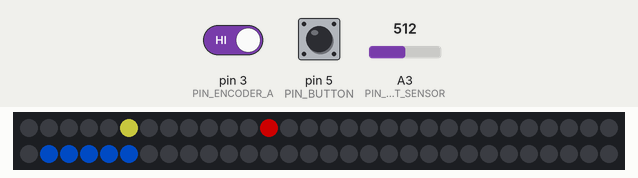
The sketch below on a simulated Arduino Uno, built with avr-gcc and run on an emulated ATmega328P. Shown: 60 RGB LEDs in strip order, left to right, continuing on the next row. Wiring (inferred from the names in the program): DS1307 clock at I2C address 0x68. The inputs (shaded band) are chosen by the test bench; at power-on: pin 5 (PIN_BUTTON) HIGH, A3 (PIN_LIGHT_SENSOR) = 512, pin 3 (PIN_ENCODER_A) HIGH. Dim RGB values are drawn brighter than linear; the local clock reads 2024-03-15 10:24:30 at power-on unless the sketch sets it; what the sketch prints to the serial monitor is not drawn.

Above: at 1.2 s.
1.3 s: pin 5 (PIN_BUTTON) pulled LOW for 1 s
At 2.42 s:
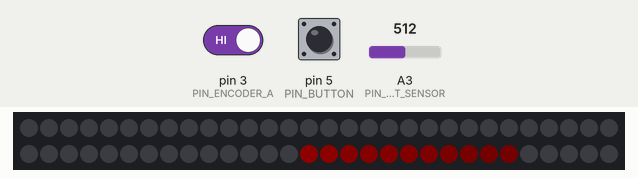
2.9 s: A3 (PIN_LIGHT_SENSOR) set to 716
4.8 s: pin 5 (PIN_BUTTON) pulled LOW for 0.15 s
At 5.33 s:
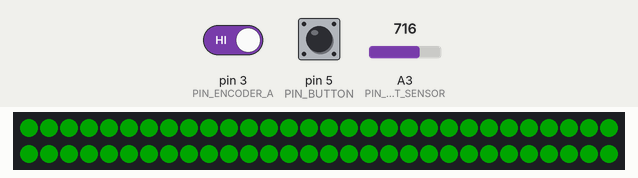
5.5 s: A3 (PIN_LIGHT_SENSOR) set to 900
7.0 s: pin 5 (PIN_BUTTON) pulled LOW for 0.15 s
At 7.49 s:
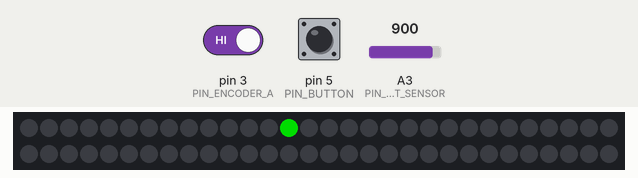
7.7 s: A3 (PIN_LIGHT_SENSOR) set to 1023
At 16.8 s:
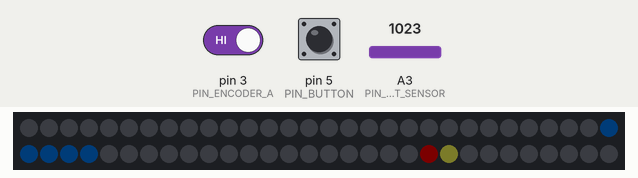

Measured:
- after the input at 4.8 s, the LEDs: first change at once (image 2 shows a later state)
- after the input at 7.0 s, the LEDs: change after 0.34 s (image 3)

The sketch:

makerClock_zum_Anpassen.ino
```cpp
#include <Wire.h>                 // "Wire" Library für die Kommunikation zum Real Time Clock Chip
#include <Adafruit_NeoPixel.h>    // "Adafruit NeoPixel" Library für die LEDs
// https://github.com/adafruit/Adafruit_NeoPixel
#include "TimerOne.h"             // "TimerOne" Library für den Drehencoder
// https://playground.arduino.cc/Code/Timer1

#ifdef __AVR__
#include <avr/power.h>
#endif

#define PIN_LED 6  // LEDs sind am Pin D6 angeschlossen
#define NUM_PIXELS 60  // Anzahl LEDs = 60
#define LED_OFFSET 41  // Anpassung der 12 Uhr Ausrichtung

// Encoder Pins
#define PIN_ENCODER_A 3         // Interrupt Pin
#define PIN_ENCODER_B 4
#define PIN_BUTTON 5
#define PIN_LIGHT_SENSOR 3

// Real Time Clock (RTC) DS1307
#define DS1307_I2C_ADDRESS 0b1101000

// Button States
#define IS_PRESSED LOW
#define IS_RELEASED HIGH

// Color definitions
#define RED pixels.Color(225,0,0)
#define GREEN pixels.Color(0,255,0)
#define BLUE pixels.Color(0,0,255)
#define PURPLE pixels.Color(255,5,255)
#define LIGHT_RED pixels.Color(150,0,0)
#define LIGHT_WHITE pixels.Color(205,205,65)
#define LIGHT_BLUE pixels.Color(0,58,238)
#define DARK_BLUE pixels.Color(0, 71, 186)
#define MEINE_FARBE 0x50AB00

// Hier können die Farben eingestellt werden
#define HCOLOR DARK_BLUE  // color for hours
#define MCOLOR LIGHT_WHITE   // color for minutes
#define SCOLOR RED    // color for seconds

//Die zwei LEDs auf der Frontseite:
#define LED1 A1
#define LED2 A2
//digitalWrite(LED1,1);

#define COUNTER_BUTTON_PRESSED 10
#define TIME_TO_SWITCH_TO_NEXT_STATE 5

volatile signed int ec_pos = 0;
volatile bool encoder_en = true;
int sekunden = 0;
int second_ds = 0;
signed int stonde = 0;
unsigned  int clock_state = 0;
unsigned int time_h = 0;
unsigned int time_m = 0;
unsigned int time_s = 0;

unsigned int counter = 0;

float brightnessFilter = 0;

Adafruit_NeoPixel pixels = Adafruit_NeoPixel(NUM_PIXELS, PIN_LED, NEO_GRB + NEO_KHZ800);

/*
   Setup
   -> the setup function runs once when you press reset or power the board
*/
void setup() {
  pinMode(PIN_ENCODER_A, INPUT_PULLUP);
  pinMode(PIN_ENCODER_B, INPUT_PULLUP);
  pinMode(PIN_BUTTON, INPUT_PULLUP);
  attachInterrupt(digitalPinToInterrupt(PIN_ENCODER_A), doEncoderA, CHANGE);

  Wire.begin();                             //i2c (serielle Schnittstelle) starten

  Timer1.initialize(50000);                 // initialize timer1 to 50ms
  Timer1.attachInterrupt(timer1callback);   // attaches callback() as a timer overflow interrupt

  pixels.begin();                           //LED Starten
  // rtcset(30,3);           //(fkt setzt stunden und Minuten des RTC--> integer)

  Serial.begin(9600);
  int brightness = analogRead(PIN_LIGHT_SENSOR);
  //  Serial.print("Brightness Test: ");
  //  Serial.print(brightness);
  //  Serial.print("\n");
  Serial.print("Started...\n");
}

/*
   Main Loop as endless loop
*/
void loop() {
  // Clear LEDs
  pixels.clear();

  // Check if button is pressed
  boolean button_state = checkButtonState();

  // Check for clock state transition based upon button state
  clock_state = recalculateClockState(clock_state, button_state);

  // Move the hour, minute and second hand if necessary
  setClock();

  // Wait for 50ms
  delay(50);
}

boolean checkButtonState() {
  return digitalRead(PIN_BUTTON);
}

int recalculateClockState(int old_state, boolean button) {
  int new_state = old_state;
  switch (old_state) {
    case 0:
      time_h = rtchours();
      time_m = rtcminutes();
      time_s = rtcseconds();

      if (button == IS_PRESSED) {
        // Switch to clock setting
        new_state = 1;
      }
      break;
    case 1:
      counter++;
      if ((button == IS_PRESSED) && (counter > COUNTER_BUTTON_PRESSED)) {
        // Show animation to the user
        animation(1);

        ec_pos = 60 + time_h;
        new_state = 2;
        counter = 0;
      } else if (button == IS_RELEASED) {
        new_state = 0;
        counter = 0;
      }
      break;
    case 2:
      time_m = ec_pos % 60;
      if ((button == IS_PRESSED) && (counter > TIME_TO_SWITCH_TO_NEXT_STATE)) {
        ec_pos = 120 + time_m;
        animation(2);
        new_state = 3;
        counter = 0;
      } else if (button == IS_RELEASED) {
        counter++;
      }
      break;
    case 3:
      time_h = ec_pos % 12;
      if ((button == IS_PRESSED) && (counter > TIME_TO_SWITCH_TO_NEXT_STATE)) {
        rtcset(time_m, time_h);
        animation(3);
        new_state = 0;
        counter = 0;
      } else if (button == IS_RELEASED) {
        counter++;
      }
      break;
    default:
      new_state = 0;
  }
  return new_state;
}

void setClock() {
  // set hour clockhand moving every 5 minutes
  pixels.setPixelColor(((time_h + NUM_PIXELS) * 5 + LED_OFFSET-2 + (time_m / 12)) % NUM_PIXELS, HCOLOR);
  pixels.setPixelColor(((time_h + NUM_PIXELS) * 5 + LED_OFFSET-1 + (time_m / 12)) % NUM_PIXELS, HCOLOR);
  pixels.setPixelColor(((time_h + NUM_PIXELS) * 5 + LED_OFFSET   + (time_m / 12)) % NUM_PIXELS, HCOLOR);
  pixels.setPixelColor(((time_h + NUM_PIXELS) * 5 + LED_OFFSET+1 + (time_m / 12)) % NUM_PIXELS, HCOLOR);
  pixels.setPixelColor(((time_h + NUM_PIXELS) * 5 + LED_OFFSET+2 + (time_m / 12)) % NUM_PIXELS, HCOLOR);
  // set minute clockhand
  pixels.setPixelColor((time_m + LED_OFFSET) % NUM_PIXELS, MCOLOR);
  // set second clockhand
  pixels.setPixelColor((time_s + LED_OFFSET) % NUM_PIXELS, SCOLOR);

  // check brightness
  brightnessFilter = (29 * brightnessFilter + getBright()) / 30; // Moving Average Filter
  pixels.setBrightness(brightnessFilter);

  pixels.show();
}

/*
   Encoder Interrupt Routine
*/
void doEncoderA() {
  // look for a low-to-high on channel A
  if (encoder_en) {
    encoder_en = false;
    if (digitalRead(PIN_ENCODER_A) == HIGH) {
      // check channel B to see which way encoder is turning
      if (digitalRead(PIN_ENCODER_B) == LOW) {
        ec_pos = ec_pos + 1;         // CW
      }
      else {
        ec_pos = ec_pos - 1;         // CCW

      }
    } else {
      // must be a high-to-low edge on channel A
      // check channel B to see which way encoder is turning
      if (digitalRead(PIN_ENCODER_B) == HIGH) {
        ec_pos = ec_pos + 1;          // CW
      } else {
        ec_pos = ec_pos - 1;          // CCW
      }
    }
    Timer1.start();
  }
}

/*
   Timer1 Interrupt Routine (Used for encoder debouncing)
*/

void timer1callback() {
  encoder_en = true;
  Timer1.stop();
}

/*
   Sekunden von RTC Abfragen
   Input: --
   Output: Integer Sekunden (0-59)
*/
unsigned int rtcseconds(void) {
  Wire.beginTransmission(DS1307_I2C_ADDRESS);      // Get the slave's attention, tell it we're sending a command byte
  Wire.write(0x00);                       //  The command byte, sets pointer to register with address of 0x32
  Wire.endTransmission();
  Wire.requestFrom(DS1307_I2C_ADDRESS, 1);         // Tell slave we need to read 1byte from the current register
  int sec = Wire.read();                      // read that byte into variable
  Wire.endTransmission();                 // "Hang up the line" so others can use it (can have multiple slaves & masters connected)
  return sec % 16 + (10 * (sec >> 4));    //BCD zu dezimal umrechen
}

/*
   Minuten von RTC Abfragen
   Input: --
   Output: Integer Minuten (0-59)
*/
unsigned int rtcminutes(void) {
  Wire.beginTransmission(DS1307_I2C_ADDRESS);      // Get the slave's attention, tell it we're sending a command byte
  Wire.write(0x01);                       //  The command byte, sets pointer to register with address of 0x32
  Wire.endTransmission();
  Wire.requestFrom(DS1307_I2C_ADDRESS, 1);         // Tell slave we need to read 1byte from the current register
  int m = Wire.read();                    // read that byte into variable
  Wire.endTransmission();                 // "Hang up the line" so others can use it (can have multiple slaves & masters connected)
  return m % 16 + (10 * (m >> 4));        //BCD zu dezimal umrechen
}

/*
   Stunden von RTC Abfragen
   Input: --
   Output: Integer Stunden
*/
unsigned int rtchours(void) {
  Wire.beginTransmission(DS1307_I2C_ADDRESS);      // Get the slave's attention, tell it we're sending a command byte
  Wire.write(0x02);                       // Set the address to the hour register
  Wire.endTransmission();
  Wire.requestFrom(DS1307_I2C_ADDRESS, 1);         // Tell slave we need to read 1byte from the current register
  int h = Wire.read();                    // read that byte into variable
  Wire.endTransmission();                 // "Hang up the line" so others can use it (can have multiple slaves & masters connected)
  return h % 16 + (10 * (h >> 4));        // BCD zu dezimal umrechen
}

/*
   RTC Zeit einstellen                     TODO:Erwartet BCD Werte (--> noch anpassen)
   Input: Integer Minuten
          Integer Stunden
   Output: --
*/
void rtcset(int m, int h) {
  Wire.beginTransmission(DS1307_I2C_ADDRESS);
  Wire.write(0x00);                       // set next input to start at the seconds register
  Wire.write(0);                          // set seconds

  m = m % 10 + ((m / 10) << 4);
  Wire.write(m);
  // set min
  h = h % 10 + ((h / 10) << 4);
  Wire.write(h);                         // set hours
  Wire.endTransmission();
}

/*
  Helligkeit abfragen
  Input: --
  Output: Integer mit Helligkeitswert. Gefiltert und skaliert 0-255 (dunkel-hell)
*/
int getBright(void) {
  signed int brt = 0;
  brt = analogRead(PIN_LIGHT_SENSOR);
  if (brt >= 512) {
    brt = (234 - (brt - 512) / 2);
  }
  else {
    brt = 255;
  }
  if (brt < 3) {
    brt = 3;
  }
  return brt;
}

/*
  Animation für den Uebergang zum Zeit-Programmiermodus
*/
void animation(int sel) {
  switch (sel) {
    case 1:
      for (int i = 0; i < NUM_PIXELS; i++) {
        int red = 0 + i * 4;
        pixels.setPixelColor(59 - i, pixels.Color(red, 0, 0));
        // from 0 (off) to 255 (max brightness)
        pixels.setBrightness(i*4);
        pixels.show();
        delay(20);
      }
      break;
    case 2:
      for (int loop = 0; loop < 22; loop++) {
        int green = loop * 10;
        for (int i = 0; i < NUM_PIXELS; i++) {
          pixels.setPixelColor(i, pixels.Color(0, green, 0));
        }
        // from 0 (off) to 255 (max brightness)
        pixels.setBrightness(loop*10);
        pixels.show();
        delay(30);
      }
      break;
    case 3:
      for (int i = 0; i < NUM_PIXELS; i++) {
        pixels.clear();
        int green = 240 - i * 4;
        pixels.setPixelColor(i, pixels.Color(0, green, 0));
        // from 0 (off) to 255 (max brightness)
        pixels.setBrightness(255 - i*4);
        pixels.show();
        delay(20);
      }
  }
}
```
